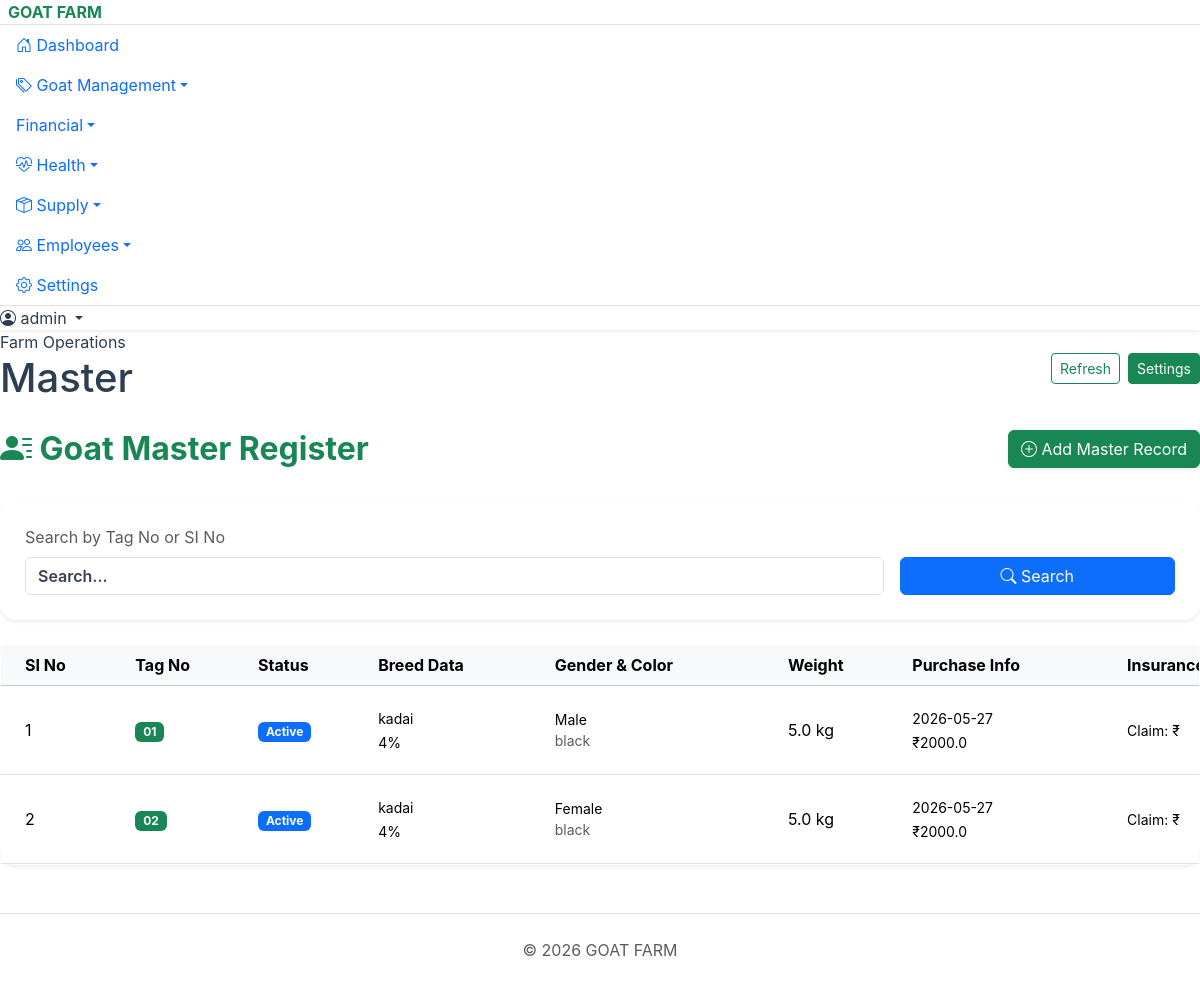
Page /master (signed in) on the earlier database version.
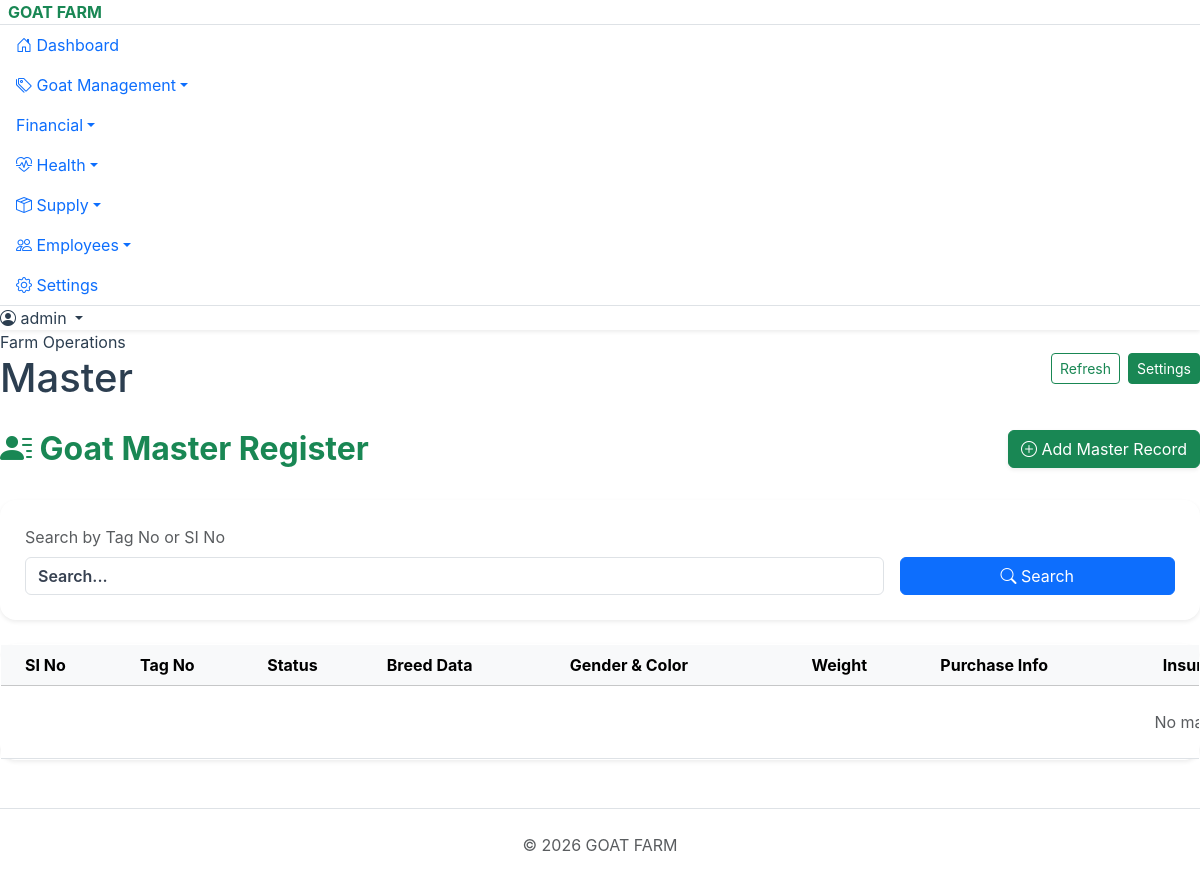
Same page on the later database version.
### tables this page shows
CREATE TABLE master_records (
                id INTEGER PRIMARY KEY AUTOINCREMENT,
                si_no TEXT, tag_no TEXT NOT NULL, breed TEXT, breed_percent TEXT,
                status TEXT, sold TEXT, expired TEXT, gender TEXT, purchase_date DATE,
                color TEXT, weight_kg REAL, purchase_amount REAL, insurance_date DATE,
                vaccination TEXT, vaccination_period TEXT, medicine TEXT, medicine_period TEXT,
                feed TEXT, feed_amount TEXT, mating_date DATE, mating_goat_no TEXT,
                goat_week_period TEXT, delivery_date DATE, new_goat_gender TEXT,
                new_goat_color TEXT, birth_weight REAL, selling_date DATE, selling_weight REAL,
                selling_price REAL, mortality_date DATE, mortality_weight REAL,
                mortality_reason TEXT, insurance_claim_amount REAL, insurance_inform_date DATE,
                insurance_claim_date DATE
            , kit_status TEXT DEFAULT 'No');

### Project_goatfarm.py (the view)
@app.route('/master')
def master():
    db = get_db()
    tag_search = request.args.get('tag_no', '')
    if tag_search:
        records = db.execute('SELECT * FROM master_records WHERE tag_no LIKE ? OR si_no LIKE ? ORDER BY id ASC',
             (f"%{tag_search}%", f"%{tag_search}%")).fetchall()
    else:
        records = db.execute('SELECT * FROM master_records ORDER BY id ASC').fetchall()
    return render_template('master.html', records=records)

### Project_goatfarm.py (called while the page is built)
def get_db():
    conn = sqlite3.connect(DB_FILE)
    conn.row_factory = sqlite3.Row
    return conn

@app.before_request
def require_login():
    allowed_routes = ['login', 'static', 'register', 'verify_otp', 'goats', 'goat_detail']
    if request.endpoint not in allowed_routes and 'user_id' not in session:
        return redirect(url_for('login'))

### templates/master.html (shortened to what this page needs)
{% extends 'layout.html' %}
{% block content %}
<div class="row mb-4">
    <div class="col-8">
        <h2 class="fw-bold text-success"><i class="bi bi-person-lines-fill"></i> Goat Master Register</h2>
    </div>
    <div class="col-4 text-end">
        <a href="{{ url_for('master_add') }}" class="btn btn-success shadow-sm">
            <i class="bi bi-plus-circle"></i> Add Master Record
        </a>
    </div>
</div>
<div class="card border-0 shadow-sm rounded-4 mb-4">
    <div class="card-body p-4">
        <form method="GET" action="{{ url_for('master') }}" class="row g-3 align-items-end">
            <div class="col-md-9">
                <label class="form-label text-muted">Search by Tag No or SI No</label>
                <input type="text" name="tag_no" class="form-control" value="{{ request.args.get('tag_no', '') }}" placeholder="Search...">
            </div>
            <div class="col-md-3">
                <button type="submit" class="btn btn-primary w-100"><i class="bi bi-search"></i> Search</button>
            </div>
        </form>
    </div>
</div>
<div class="card border-0 shadow-sm rounded-4">
    <div class="card-body p-0">
        <div class="table-responsive">
            <table class="table table-hover align-middle mb-0" style="min-width: 2500px;">
                <thead class="table-light">
                    <tr>
                        <th class="ps-4">SI No</th>
                        <th>Tag No</th>
                        <th>Status</th>
                        <th>Breed Data</th>
                        <th>Gender & Color</th>
                        <th>Weight</th>
                        <th>Purchase Info</th>
                        <th>Insurance Info</th>
                    </tr>
                </thead>
                <tbody>
                    {% for r in records %}
                    <tr>
                        <td class="ps-4">{{ loop.index }}</td>
                        <td class="fw-bold"><span class="badge bg-success">{{ r.tag_no }}</span></td>
                        <td>
                            <span class="badge {% if r.status == 'Active' %}bg-primary{% elif r.status == 'Sold' %}bg-warning{% else %}bg-danger{% endif %}">
                                {{ r.status }}
                            </span>
                        </td>
                        <td><small>{{ r.breed }}<br>{{ r.breed_percent }}%</small></td>
                        <td class="small">{% if r.gender|lower == 'm' %}Male{% elif r.gender|lower == 'f' %}Female{% else %}{{ r.gender }}{% endif %}<br><span class="text-muted">{{ r.color }}</span></td>
                        <td>{{ r.weight_kg }} kg</td>
                        <td><small>{{ r.purchase_date }}<br>₹{{ r.purchase_amount }}</small></td>
                        <td><small>Claim: ₹{{ r.insurance_claim_amount }}<br>{{ r.insurance_inform_date }}</small></td>
                    </tr>
                    {% else %}
                    <tr>
                        <td colspan="13" class="text-center py-4 text-muted">No master records found.</td>
                    </tr>
                    {% endfor %}
                </tbody>
            </table>
        </div>
    </div>
</div>
{% endblock %}

Differences in the rows shown:
removed master_records: tag_no "01", status "Active", breed "kadai", breed_percent "4", gender "Male", color "black", weight_kg "5.0", purchase_date "2026-05-27", purchase_amount "2000.0"
removed master_records: tag_no "02", status "Active", breed "kadai", breed_percent "4", gender "Female", color "black", weight_kg "5.0", purchase_date "2026-05-27", purchase_amount "2000.0"
Other differences:
text now shown: "No…"
